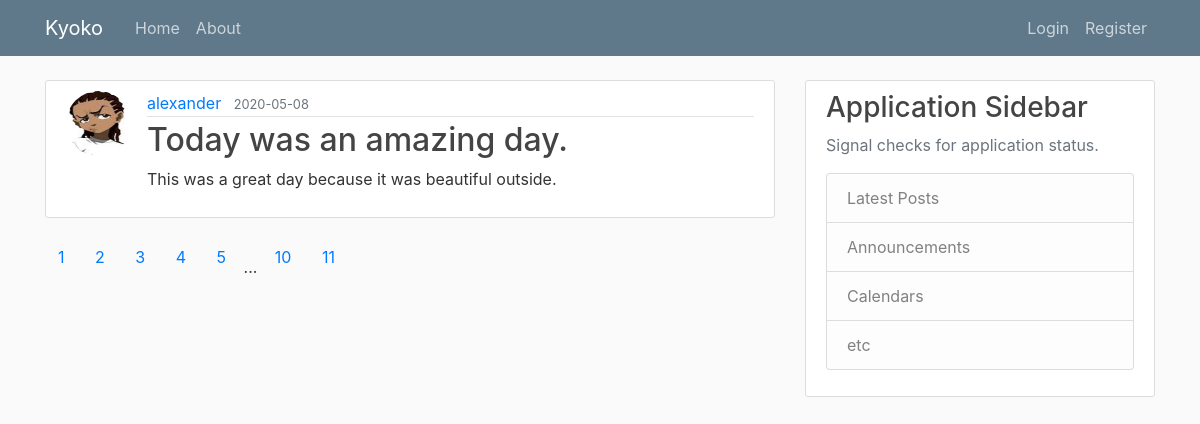
The page /home on the database its author committed.
### helloflask/models.py (models this page shows, shortened)
class Post(db.Model):
    id = db.Column(db.Integer, primary_key=True)
    title = db.Column(db.String(100), nullable=False)
    date_posted = db.Column(db.DateTime, nullable=False, default=datetime.utcnow)
    content = db.Column(db.Text, nullable=False)
    user_id = db.Column(db.Integer, db.ForeignKey('user.id'), nullable=False)

class User(db.Model, UserMixin):
    id = db.Column(db.Integer, primary_key=True)
    username = db.Column(db.String(20), unique=True, nullable=False)
    email = db.Column(db.String(120), unique=True, nullable=False)
    image_file = db.Column(db.String(20), nullable=False, default= 'default.jpeg')
    password = db.Column(db.String(60), nullable=False)
    posts = db.relationship('Post', backref='author', lazy=True)

### helloflask/routes.py (the view)
@app.route("/") # This is a decorator or s fnction that wraps itself around another function.
@app.route("/home")
def home():
    page = request.args.get('page', 1, type=int)
    posts = Post.query.paginate(page=page, per_page=1)
    return render_template('home.html', posts=posts)

### helloflask/templates/home.html
{% extends "layout.html" %}
{% block content %}
   {% for post in posts.items %}
    <article class="media content-section">
      <img class="rounded-circle article-img" src="{{ url_for('static', filename='profile_pics/' + post.author.image_file) }}">
      <div class="media-body">
       <div class="article-metadata">
         <a class="mr-2" href="#">{{ post.author.username }}</a>
         <small class="text-muted">{{ post.date_posted.strftime('%Y-%m-%d') }}</small>
       </div>
       <h2><a class="article-title" href="{{url_for('post', post_id=post.id) }}">{{ post.title }}</a></h2>
       <p class="article-content">{{ post.content }}</p>
      </div>
      </article>
    {% endfor %}
        {% for page_num in posts.iter_pages() %}
        {% if page_num %}
            <a class="btn button-outline-info mb-4" href="{{ url_for('home', page=page_num) }}">{{ page_num }}</a>
        {% else %}
            ...
        {% endif %}
    {% endfor %}
{% endblock content %}

### helloflask/static/main.css (style rules this page uses)
body { background: #fafafa; color: #333333; margin-top: 5rem; }
h1, h2, h3, h4, h5, h6 { color: #444444; }
.content-section { background: #ffffff; padding: 10px 20px; border: 1px solid #dddddd; border-radius: 3px; margin-bottom: 20px; }
.article-title { color: #444444; }
.article-content { white-space: pre-line; }
.article-img { height: 65px; width: 65px; margin-right: 16px; }
.article-metadata { padding-bottom: 1px; margin-bottom: 4px; border-bottom: 1px solid #e3e3e3 }

### rows shown on the page
Post: image_file (picture), author.username "alexander", date_posted "2020-05-08", title "Today was an amazing day.", content "This was a great day because it was beautiful outside."

### other values the page prints
{{ page_num }} "1" "2" "3" "4" "5" "10" "11"
